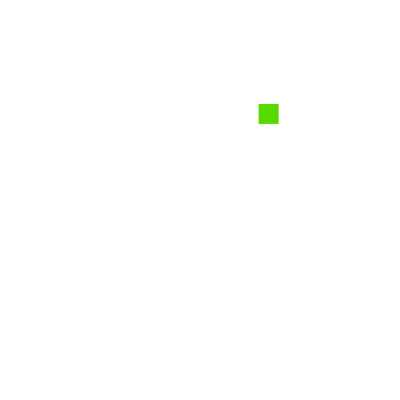
Frame 1 (no input)
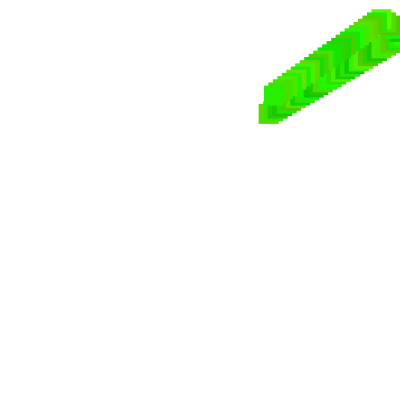
Frame 60 (the mouse pressed at the canvas centre just before this capture)
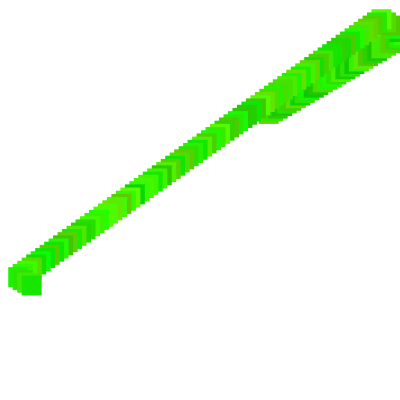
Frame 120 (the mouse held since frame 60 and released just before this capture)

The Processing sketch that drew these frames (run headless with seeded random() and noise(); from frame 60 on, the mouse is pressed at the canvas centre):

// Processing sketch: processing_114232
// ── processing_114232.pde



float posX = random(400);
float posY = random(400);
float X = random(-5, 5);
float Y = random(-5, 5);
int y;

void setup() {
  size(400, 400);
  background(255);
}

void draw() {

  noStroke();
  fill((int)random(10, 100), (int)random(200, 255), 0);
  rect (posX, posY, 20, 20);
  posX = posX + X;
  posY = posY + Y;

  if (posX > width-10 || posX <10 ) {
    Y += random(-1, 1);
    X =  - X;
  }

  if (posY> height-10 || posY < 10) {
    X += random(-1, 1);
    Y = - Y;
  }
}
